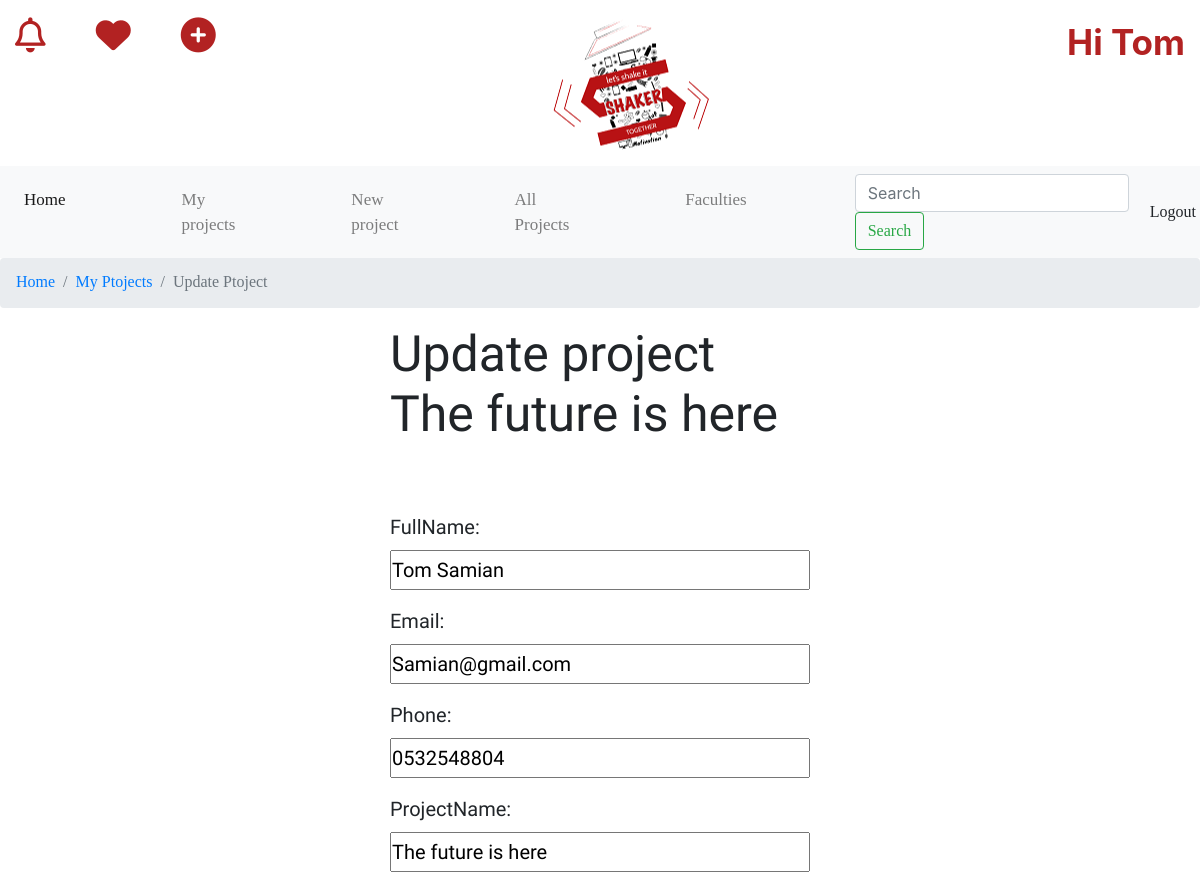
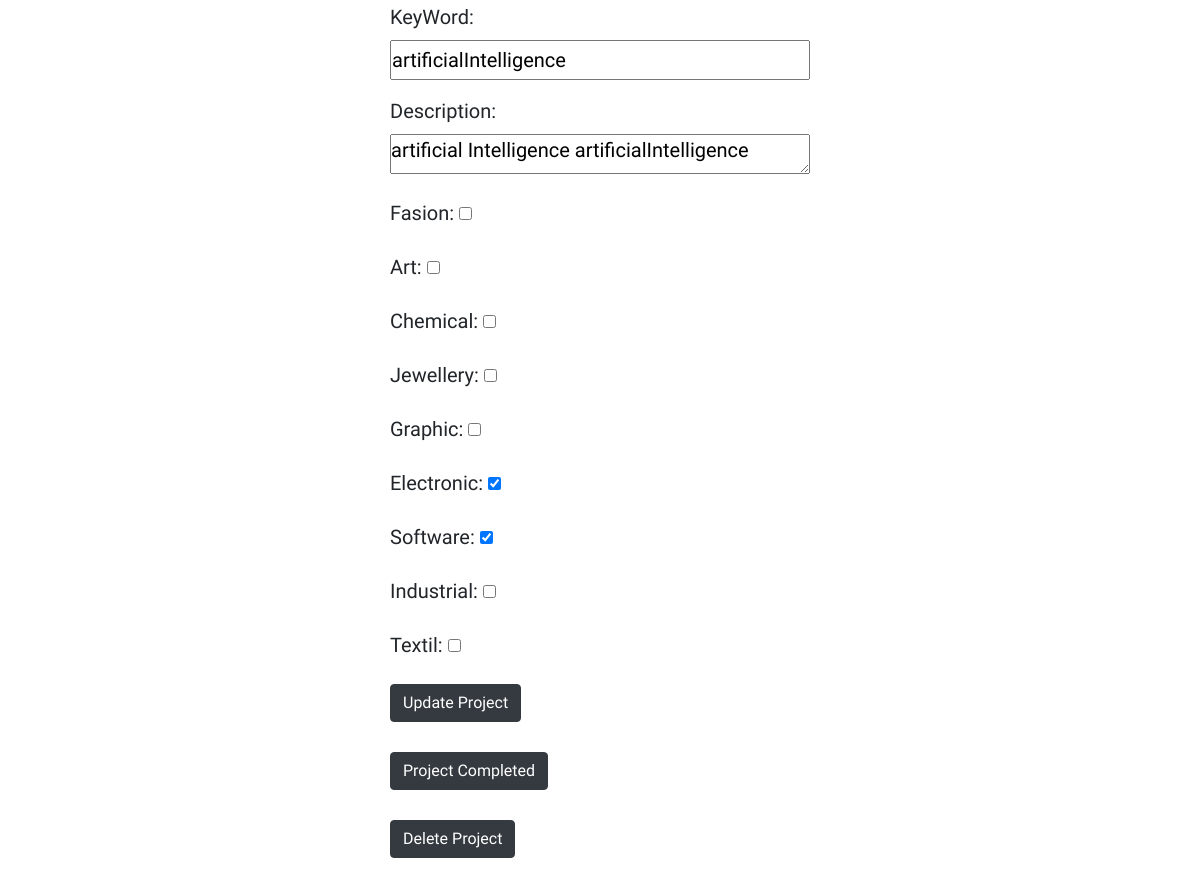
/project/40 (signed in), run on the app's committed database (2 pictures, top to bottom).
### projects/models.py (models this page shows)
class Project(models.Model):
    user_id = models.ForeignKey(User, on_delete=models.CASCADE) #relationship 1:n (user:todos)
    dateCreated = models.DateField(auto_now_add=True) #automatic
    fullName = models.CharField(max_length=70)
    email = models.EmailField(max_length=254)
    phone = models.CharField(max_length=10)
    projectName = models.CharField(max_length=70)
    keyWord = models.CharField(max_length=70)
    description = models.TextField(blank=True)
    imgUrl = models.FileField(upload_to='proj')
    fasion = models.BooleanField(default=False) #true or false
    art = models.BooleanField(default=False) #true or false
    chemical = models.BooleanField(default=False) #true or false
    jewellery = models.BooleanField(default=False) #true or false
    graphic = models.BooleanField(default=False) #true or false
    electronic = models.BooleanField(default=False) #true or false
    software = models.BooleanField(default=False) #true or false
    industrial = models.BooleanField(default=False) #true or false
    Textil  = models.BooleanField(default=False) #true or false

### projects/views.py (the view, shortened to what this page needs)
# urls.py: path('project/<int:project_pk>', views.updateproject, name='updateproject'),
@login_required
def updateproject(request, project_pk):
   project = get_object_or_404(Project, pk=project_pk, user_id=request.user)
   if (request.method == 'GET'):
       form = ProjectForm(instance=project)
       return render(request, 'projects/updateproject.html',{'project':project, 'form':form})

### projects/forms.py
class ProjectForm(ModelForm):
    class Meta:
        model = Project
        fields = ['fullName','email','phone','projectName','keyWord', 'description', 'fasion','art' ,'chemical','jewellery' ,'graphic', 'electronic', 'software' , 'industrial', 'Textil']

### projects/templates/projects/updateproject.html (shortened to what this page needs)
{% load static %}
<!DOCTYPE html>
<html lang="en">
<head>
  <link rel ="stylesheet" href="{% static 'projects/css/style.css' %}">
  <link rel="stylesheet" href="https://stackpath.bootstrapcdn.com/bootstrap/4.5.0/css/bootstrap.min.css">
</head>
<body>
  <header>
    <a href="/homepage" id="logo" ></a>
      <ul class="headerIcons">
        <li><a href="#" class="far fa-bell"></a>
          <a href="#" class="fas fa-heart"></a>
        <a href="/createNewProject" class="fas fa-plus-circle"></a></li>
      </ul>
    {% if user.is_authenticated %}
    <div class="greeting">
      <span><b>Hi {{user.username}}</b></span>
    </div>
    {% else %}
      <a href="/Login">Login</a>
      <a href="/register">Register</a>
    {% endif %}
  </header>
  <nav class="navbar navbar-expand-lg navbar-light bg-light">
    <div class="collapse navbar-collapse" id="navbarSupportedContent">
      <ul class="navbar-nav mr-auto">
        <li class="nav-item active">
          <a class="nav-link" href="/homepage">Home <span class="sr-only">(current)</span></a>
        </li>
        <li class="nav-item">
          <a class="nav-link" href="/myprojects">My projects</a>
        </li>
        <li class="nav-item">
          <a class="nav-link" href="/createNewProject">New project</a>
        </li>
        <li class="nav-item">
          <a class="nav-link" href="/allprojects">All Projects</a>
        </li>
        <li class="nav-item">
          <a class="nav-link" href="/allfaculties">Faculties</a>
        </li>
      </ul>
      <form class="form-inline my-2 my-lg-0" action="#" method="GET">
        <input class="form-control mr-sm-2" type="search" placeholder="Search" aria-label="Search">
        <button class="btn btn-outline-success my-2 my-sm-0" type="submit">Search</button>
      </form>
      <form action="{% url 'logoutuser' %}" method="POST">
          <button class="btn btn-light logoutButton" type='submit'>Logout</button>
      </form>
    </div>
  </nav>
  <div class="breadc">
    <nav aria-label="breadcrumb">
      <ol class="breadcrumb">
        <li class="breadcrumb-item"><a href="/homepage">Home</a></li>
        <li class="breadcrumb-item"><a href="/myprojects">My Ptojects</a></li>
        <li class="breadcrumb-item active" aria-current="page">Update Ptoject</li>
      </ol>
    </nav>
  </div>
 	<body>
    {% if user.is_authenticated %}
      <div class="createnewproject-wrapper">
        <h1>Update project<br>{{project.projectName}}</h1>
        <br><br>
        <form action="#" method="POST">
            {{form.as_p}}
            <button class="btn btn-dark" type='submit'>Update Project</button>
        </form>
        <br>
        <form action="{% url 'doneproject' project.id %}" method="POST">
            <button class="btn btn-dark" type='submit'>Project Completed</button><br>
        </form>
        <br>
        <form action="{% url 'deleteproject' project.id %}" method="POST">
            <button class="btn btn-dark" type='submit'>Delete Project</button>
        </form>
        <br>
      </div>
    {% endif %}
  </body>
</html>

### projects/static/projects/css/style.css (style rules this page uses)
* { margin: 0; padding: 0; }
header, article,main,footer,section,nav,ul,div,a,li { display: block; }
header { height: 150px; width: 100%; }
.headerIcons a { position: relative; float: left; margin-top: 2px; font-size: 35px; color: firebrick; letter-spacing: 50px; }
.headerIcons { margin-left: 15px; }
.greeting { position: relative; float: right; font-size: 35px; color: firebrick; display: flex; margin-right: 15px; }
#logo { position: absolute; width: 15%; height: 140px; background-image: url(../media/images/logo.png); background-repeat: no-repeat; background-position: center; left: 45%; }
.nav-link { font-size: 17px; font-family: Cambria, Cochin, Georgia, Times, 'Times New Roman', serif; margin-right: 100px; }
.navbar { position: relative; }
nav button { font-family: Cambria, Cochin, Georgia, Times, 'Times New Roman', serif; font-size: 17px; }
.breadcrumb { font-family: Cambria, Cochin, Georgia, Times, 'Times New Roman', serif; height: 50px; width: 100%; }
.createnewproject-wrapper { position: relative; margin-left: 40%; font-family: Carter One; font-size: 20px; justify-content: space-evenly; width: 35%; margin: 0 auto; margin-bottom: 40px; }
.createnewproject-wrapper input[type="text"], .createnewproject-wrapper input[type="email"], .createnewproject-wrapper input[type="tel"], .createnewproject-wrapper textarea { width:100%; height: 40px; }
.project-container h1, .createnewproject-wrapper h1 { position: relative; font-family: Carter One; font-size: 50px; margin: 0 auto; }

### data on the page
Project: projectName "The future is here", fullName "Tom Samian", email "Samian@gmail.com", phone "0532548804", keyWord "artificialIntelligence", description "artificial Intelligence artificialIntelligence", electronic "☑", software "☑"

### other printed values
{{ user.username }} "Tom"
